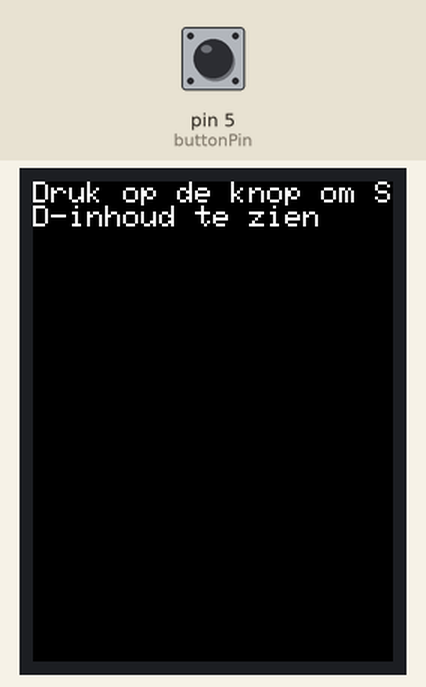
This sketch was run on a simulated Arduino Uno, built with avr-gcc and run on an emulated ATmega328P. Shown: 240×320 colour display. The test bench sets the inputs (shaded band); at power-on: pin 5 (buttonPin) LOW. Storage starts empty.

Above: at 1.4 s.
1.5 s: pin 5 (buttonPin) pulled HIGH for 0.15 s
Timing chart, 0 to 4.5 s (numbered marks = the images above; inputs shaded):
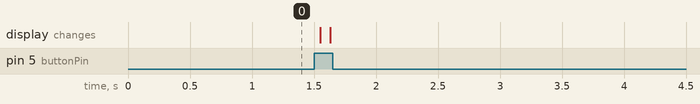

The sketch:

sd_on_lcd.ino
```cpp
#include "SPI.h"
#include "Adafruit_GFX.h"
#include "Adafruit_ILI9341.h"
#include "SD.h"


#define TFT_DC 9
#define TFT_CS 10
#define TFT_RST 8
#define SD_CS 6

const int buttonPin = 5;
int buttonState;
int lastButtonState = LOW;
unsigned long lastDebounceTime = 0;
unsigned long debounceDelay = 50;


// Use hardware SPI (on Uno, #13, #12, #11) and the above for CS/DC
Adafruit_ILI9341 tft = Adafruit_ILI9341(TFT_CS, TFT_DC, TFT_RST);
// If using the breakout, change pins as desired
//Adafruit_ILI9341 tft = Adafruit_ILI9341(TFT_CS, TFT_DC, TFT_MOSI, TFT_CLK, TFT_RST, TFT_MISO);

void setup() {
  pinMode(5, INPUT);
  tft.begin();
  tft.setRotation(2); // Aanpasbaar naar scherm orientatie
  tft.fillScreen(ILI9341_BLACK);
  tft.setTextColor(ILI9341_WHITE);
  tft.setTextSize(2);

    if (!SD.begin(SD_CS)) {
    tft.println("SD card initialization failed!");
    return;
  }
  tft.println("Druk op de knop om SD-inhoud te zien");
}

void loop() {
  int reading = digitalRead(buttonPin);

  if (reading != lastButtonState) {
    lastDebounceTime = millis();
  }

  if ((millis() - lastDebounceTime) > debounceDelay) {
    if (reading != buttonState) {
      buttonState = reading;

      if (buttonState == HIGH) {
        while (digitalRead(5) == LOW) {
          delay(50);
        }

        tft.fillScreen(ILI9341_BLACK);
        tft.setCursor(0, 0);
        tft.println("SD card contents:");
        printDirectory(SD.open("/"), 0);

      }
    }
  }
  lastButtonState = reading;
}


void printDirectory(File dir, int numTabs) {
  while (true) {
    File entry =  dir.openNextFile();
    if (! entry) {
      // no more files
      break;
    }
    for (uint8_t i=0; i<numTabs; i++) {
      tft.print('\t');
    }
    tft.println(entry.name());
    if (entry.isDirectory()) {
      printDirectory(entry, numTabs+1);
    }
    entry.close();
  }
}
```
